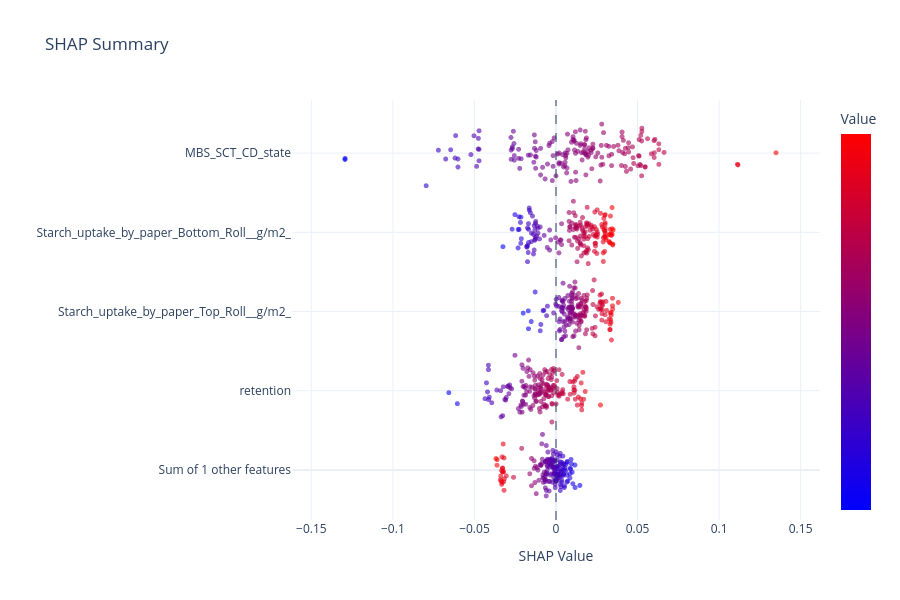

Here is the notebook cell this chart was saved with:
### Markdown cell above
## Raw

### Code cell
tables, figures = ask_engine(params = {
    "target": "SCT CD",
    "grade": "3200115",
    "start": "2026-06-01",
    "end": "2026-07-01",
    "max_rows": 200,
    "background_rows": 200,
    "max_features":5,
}, endpoint="shap", figures=True
)

### Figure 1 — Plotly figure (JSON) as saved in the notebook; plotly's stock layout.template omitted (floating-point values rounded to 4 significant figures; data arrays with more than 128 entries replaced by an {"elided": "..."} marker saying what was removed)
{"data": [{"customdata": {"elided": "169 float values"}, "hovertemplate": "<b>Sum of other features</b><br>SHAP: %{x:.3f}<br>Value: %{customdata:.3f}<extra></extra>", "marker": {"color": {"elided": "169 float values"}, "colorbar": {"showticklabels": false, "title": {"text": "Value"}}, "colorscale": [[0, "rgb(0,0,255)"], [1, "rgb(255,0,0)"]], "opacity": 0.6, "showscale": true, "size": 5}, "mode": "markers", "showlegend": false, "type": "scattergl", "x": {"elided": "169 float values"}, "y": {"elided": "169 float values"}}, {"customdata": {"elided": "169 float values"}, "hovertemplate": "<b>retention</b><br>SHAP: %{x:.3f}<br>Value: %{customdata:.3f}<extra></extra>", "marker": {"color": {"elided": "169 float values"}, "colorscale": [[0, "rgb(0,0,255)"], [1, "rgb(255,0,0)"]], "opacity": 0.6, "showscale": false, "size": 5}, "mode": "markers", "showlegend": false, "type": "scattergl", "x": {"elided": "169 float values"}, "y": {"elided": "169 float values"}}, {"customdata": {"elided": "169 float values"}, "hovertemplate": "<b>Starch_uptake_by_paper_Top_Roll__g/m2_</b><br>SHAP: %{x:.3f}<br>Value: %{customdata:.3f}<extra></extra>", "marker": {"color": {"elided": "169 float values"}, "colorscale": [[0, "rgb(0,0,255)"], [1, "rgb(255,0,0)"]], "opacity": 0.6, "showscale": false, "size": 5}, "mode": "markers", "showlegend": false, "type": "scattergl", "x": {"elided": "169 float values"}, "y": {"elided": "169 float values"}}, {"customdata": {"elided": "169 float values"}, "hovertemplate": "<b>Starch_uptake_by_paper_Bottom_Roll__g/m2_</b><br>SHAP: %{x:.3f}<br>Value: %{customdata:.3f}<extra></extra>", "marker": {"color": {"elided": "169 float values"}, "colorscale": [[0, "rgb(0,0,255)"], [1, "rgb(255,0,0)"]], "opacity": 0.6, "showscale": false, "size": 5}, "mode": "markers", "showlegend": false, "type": "scattergl", "x": {"elided": "169 float values"}, "y": {"elided": "169 float values"}}, {"customdata": {"elided": "169 float values"}, "hovertemplate": "<b>MBS_SCT_CD_state</b><br>SHAP: %{x:.3f}<br>Value: %{customdata:.3f}<extra></extra>", "marker": {"color": {"elided": "169 float values"}, "colorscale": [[0, "rgb(0,0,255)"], [1, "rgb(255,0,0)"]], "opacity": 0.6, "showscale": false, "size": 5}, "mode": "markers", "showlegend": false, "type": "scattergl", "x": {"elided": "169 float values"}, "y": {"elided": "169 float values"}}], "layout": {"height": 600, "hovermode": "closest", "shapes": [{"line": {"dash": "dash", "width": 1}, "type": "line", "x0": 0, "x1": 0, "xref": "x", "y0": 0, "y1": 1, "yref": "y domain"}], "title": {"text": "SHAP Summary"}, "xaxis": {"range": [-0.1619, 0.1619], "title": {"text": "SHAP Value"}}, "yaxis": {"ticktext": ["Sum of 1 other features", "retention", "Starch_uptake_by_paper_Top_Roll__g/m2_", "Starch_uptake_by_paper_Bottom_Roll__g/m2_", "MBS_SCT_CD_state"], "tickvals": [0, 1.3, 2.6, 3.9, 5.2], "title": {"text": ""}}}}
